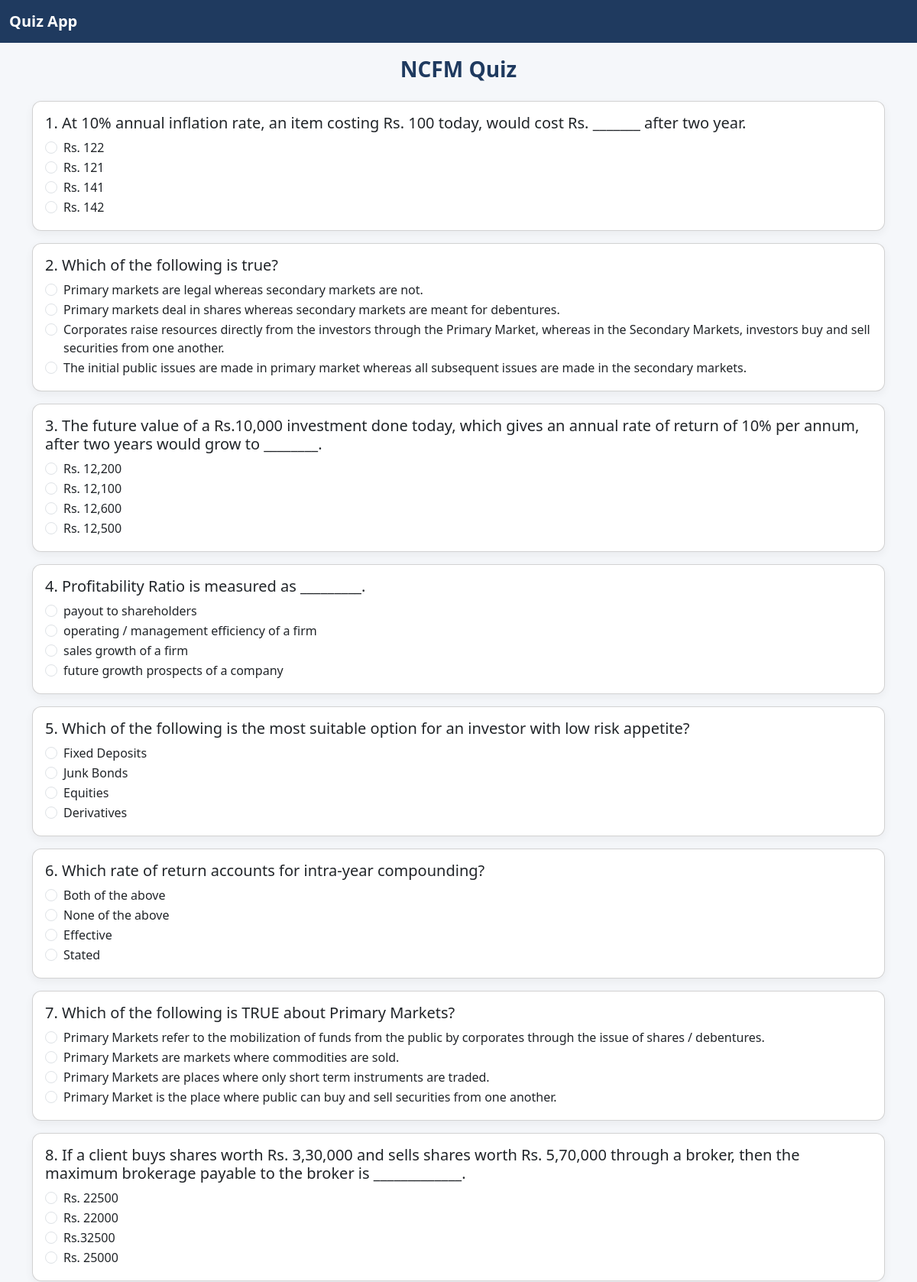
The app's page /retake-wrong/4/ (upper part) with its own data.
### quiz/models.py (models this page shows, shortened)
class Topic(models.Model):
    name = models.CharField(max_length=100)
    slug = models.SlugField(unique=True)

class Question(models.Model):
    topic = models.ForeignKey(Topic, on_delete=models.CASCADE)
    question = models.TextField()
    answer_description = models.TextField()

class Option(models.Model):
    question = models.ForeignKey(
        Question,
        related_name='options',
        on_delete=models.CASCADE
    )
    option_text = models.CharField(max_length=255)
    is_correct_ans = models.BooleanField(default=False)

### quiz/views.py (the view)
# urls.py: path('retake-wrong/<int:attempt_id>/', views.retake_wrong, name='retake_wrong'),
def retake_wrong(request, attempt_id):
    attempt = get_object_or_404(QuizAttempt, id=attempt_id)
    wrong_question_ids = attempt.wrong_questions
    questions = Question.objects.filter(id__in=wrong_question_ids)
    for q in questions:
        q.options_list = list(q.options.all())
        random.shuffle(q.options_list)
    return render(request, 'start_quiz.html', {
        'topic': attempt.topic,
        'questions': questions
    })

### quiz/templates/start_quiz.html (shortened to what this page needs)
{% extends 'base.html' %}
{% block content %}
<h3 class="text-center mb-4">{{ topic.name }} Quiz</h3>
<form method="post" action="{% url 'submit_quiz' topic.slug %}">
    {% for question in questions %}
        <div class="card mb-3">
            <div class="card-body">
                <h5>{{ forloop.counter }}. {{ question.question }}</h5>
                {% for option in question.options_list %}
                <div class="form-check">
                    <input class="form-check-input" type="radio"
                           name="{{ question.id }}"
                           value="{{ option.id }}"
                           id="q{{ question.id }}o{{ option.id }}">
                    <label class="form-check-label" for="q{{ question.id }}o{{ option.id }}">
                        {{ option.option_text }}
                    </label>
                </div>
                {% endfor %}
            </div>
        </div>
    {% endfor %}
</form>
{% endblock %}

### quiz/static/css/style.css (style rules this page uses)
body { padding: 0 8px; padding-top: 50px; background-color: #f5f7fa; color: #212529; }
h1, h2, h3 { color: #1f3a5f; font-weight: 600; }
.card { border-radius: 12px; box-shadow: 0 4px 12px rgba(0,0,0,0.05); }

### records on screen
Topic: name "NCFM"
Question: question "At 10% annual inflation rate, an item costing Rs. 100 today, would cost Rs. _______ after two year."
Option: option_text "Rs. 122"
Option: option_text "Rs. 121"
Option: option_text "Rs. 141"
Option: option_text "Rs. 142"
Question: question "Which of the following is true?"
Option: option_text "Primary markets are legal whereas secondary markets are not."
Option: option_text "Primary markets deal in shares whereas secondary markets are meant for debentures."
Option: option_text "Corporates raise resources directly from the investors through the Primary Market, whereas in the Secondary Markets, investors buy and sell securities from one another."
Option: option_text "The initial public issues are made in primary market whereas all subsequent issues are made in the secondary markets."
Question: question "The future value of a Rs.10,000 investment done today, which gives an annual rate of return of 10% per annum, after two years would grow to ________."
Option: option_text "Rs. 12,200"
Option: option_text "Rs. 12,100"
Option: option_text "Rs. 12,600"
Option: option_text "Rs. 12,500"
Question: question "Profitability Ratio is measured as _________."
Option: option_text "payout to shareholders"
Option: option_text "operating / management efficiency of a firm"
Option: option_text "sales growth of a firm"
Option: option_text "future growth prospects of a company"
Question: question "Which of the following is the most suitable option for an investor with low risk appetite?"
Option: option_text "Fixed Deposits"
Option: option_text "Junk Bonds"
Option: option_text "Equities"
Option: option_text "Derivatives"
Question: question "Which rate of return accounts for intra-year compounding?"
Option: option_text "Both of the above"
Option: option_text "None of the above"
Option: option_text "Effective"
Option: option_text "Stated"
Question: question "Which of the following is TRUE about Primary Markets?"
Option: option_text "Primary Markets refer to the mobilization of funds from the public by corporates through the issue of shares / debentures."
Option: option_text "Primary Markets are markets where commodities are sold."
Option: option_text "Primary Markets are places where only short term instruments are traded."
Option: option_text "Primary Market is the place where public can buy and sell securities from one another."
Question: question "If a client buys shares worth Rs. 3,30,000 and sells shares worth Rs. 5,70,000 through a broker, then the maximum brokerage payable to the broker is _____________."
Option: option_text "Rs. 22500"
Option: option_text "Rs. 22000"
Option: option_text "Rs.32500"
Option: option_text "Rs. 25000"
